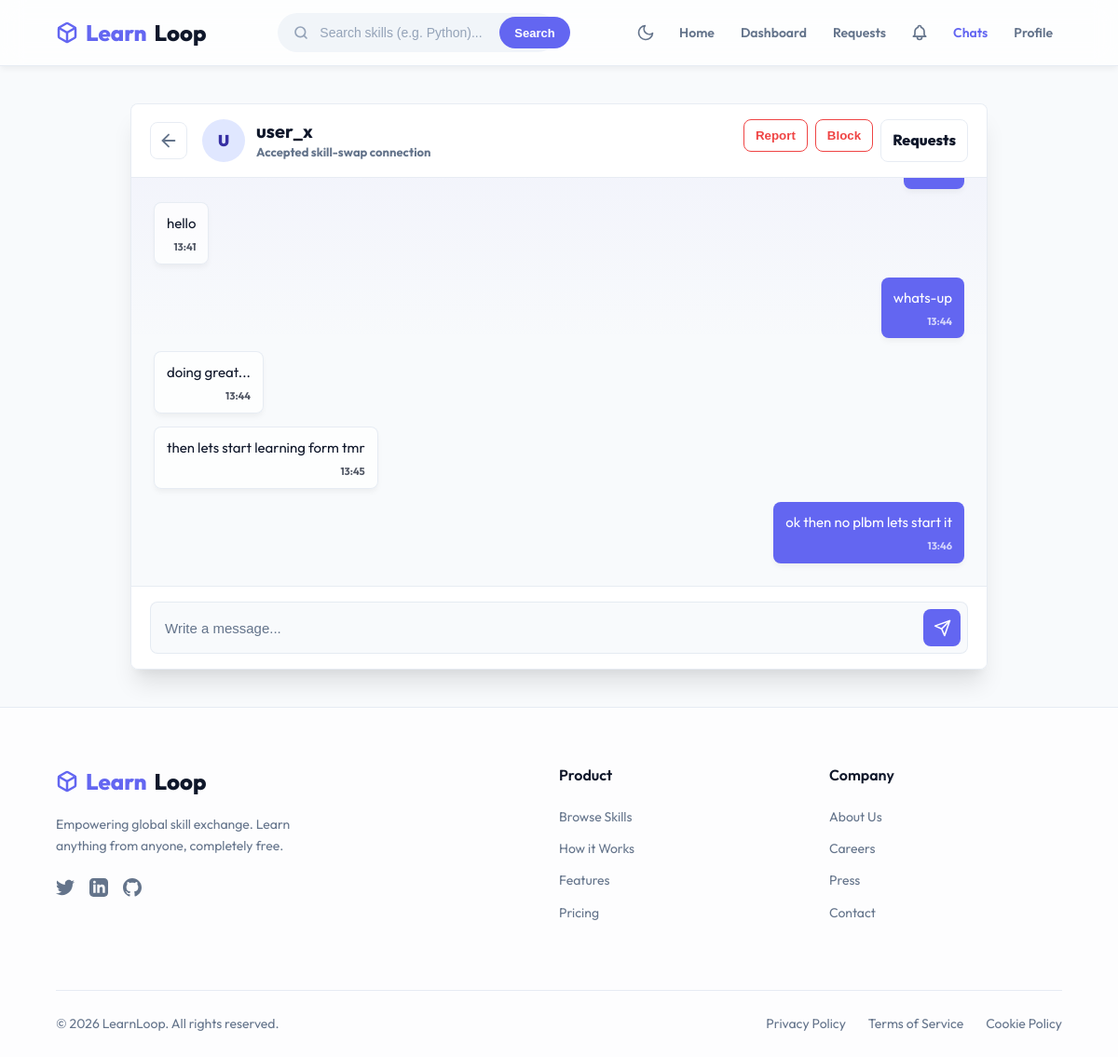
The page /chats/11/ (signed in) on the database its author committed.
### core/models.py (models this page shows, shortened)
class Message(models.Model):
    sender = models.ForeignKey(User, on_delete=models.CASCADE, related_name='sent_messages')
    receiver = models.ForeignKey(User, on_delete=models.CASCADE, related_name='received_messages')
    content = models.TextField()
    timestamp = models.DateTimeField(auto_now_add=True)
    is_read = models.BooleanField(default=False)

### core/views.py (the view, shortened to what this page needs)
# urls.py: path('chats/<int:user_id>/', views.chat_view, name='chat'),
@login_required
def chat_view(request, user_id):
    other_user = get_object_or_404(User, id=user_id)
    if not are_users_accepted(request.user, other_user):
        messages.error(request, "You can only chat with accepted skill-swap partners.")
        return redirect('requests')
    messages = Message.objects.filter(
        Q(sender=request.user, receiver=other_user) |
        Q(sender=other_user, receiver=request.user)
    ).order_by('timestamp')
    messages.filter(sender=other_user, receiver=request.user, is_read=False).update(is_read=True)
    return render(request, 'chat.html', {
        'messages': messages,
        'other_user': other_user
    })

### core/context_processors.py (called while the page is built)
def unread_notifications(request):
    if not request.user.is_authenticated:
        return {
            'navbar_unread_notifications_count': 0,
            'navbar_unread_messages_count': 0,
        }
    return {
        'navbar_unread_notifications_count': Notification.objects.filter(
            user=request.user,
            is_read=False,
        ).count(),
        'navbar_unread_messages_count': Message.objects.filter(
            receiver=request.user,
            is_read=False,
        ).count(),
    }

### core/views.py (called while the page is built)
def are_users_accepted(user, other_user):
    return SwapRequest.objects.filter(
        Q(sender=user, receiver=other_user) | Q(sender=other_user, receiver=user),
        status='accepted'
    ).exists()

### core/templates/chat.html (shortened to what this page needs)
{% extends 'base.html' %}
{% load static %}
{% block extra_css %}
<link rel="stylesheet" href="{% static 'core/css/chat.css' %}">
{% endblock %}
{% block content %}
<div class="chat-page">
    <section class="chat-shell">
        <header class="chat-header">
            <a href="{% url 'chat_list' %}" class="back-btn" title="Back to chats" aria-label="Back to chats">
                <svg width="22" height="22" viewBox="0 0 24 24" fill="none" stroke="currentColor" stroke-width="2" stroke-linecap="round" stroke-linejoin="round">
                    <line x1="19" y1="12" x2="5" y2="12"></line>
                    <polyline points="12 19 5 12 12 5"></polyline>
                </svg>
            </a>
            <div class="chat-person">
                <div class="chat-avatar">{{ other_user.username|make_list|first|upper }}</div>
                <div>
                    <h1>{{ other_user.username }}</h1>
                    <p>Accepted skill-swap connection</p>
                </div>
            </div>
            <div class="chat-actions" style="display: flex; gap: 8px;">
                <form action="{% url 'report_user' other_user.id %}" method="POST" style="margin: 0;">
                    <button type="submit" class="header-link" style="color: #ef4444; border-color: #ef4444; background: transparent;" onclick="return confirm('Report this user?');">Report</button>
                </form>
                <form action="{% url 'block_user' other_user.id %}" method="POST" style="margin: 0;">
                    <button type="submit" class="header-link" style="color: #ef4444; border-color: #ef4444; background: transparent;" onclick="return confirm('Block this user? You will not see them again.');">Block</button>
                </form>
                <a href="/requests/" class="header-link">Requests</a>
            </div>
        </header>
        <div class="chat-box" id="chatBox">
            {% for msg in messages %}
                {% if msg.sender == request.user %}
                    <div class="msg-row sent" data-id="{{ msg.id }}">
                        <div class="msg-bubble">
                            <div class="msg-content">{{ msg.content }}</div>
                            <div class="msg-time">{{ msg.timestamp|date:"H:i" }}</div>
                        </div>
                    </div>
                {% else %}
                    <div class="msg-row received" data-id="{{ msg.id }}">
                        <div class="msg-bubble">
                            <div class="msg-content">{{ msg.content }}</div>
                            <div class="msg-time">{{ msg.timestamp|date:"H:i" }}</div>
                        </div>
                    </div>
                {% endif %}
            {% empty %}
                <div class="chat-empty">
                    <h2>No messages yet</h2>
                    <p>Start the conversation and coordinate your next skill exchange.</p>
                </div>
            {% endfor %}
        </div>
        <div class="chat-input-area">
            <form method="POST" class="chat-form" id="chatForm">
                <input type="text" name="message" id="messageInput" class="chat-input" placeholder="Write a message..." autocomplete="off">
                <button type="submit" class="send-btn" aria-label="Send message">
                    <svg viewBox="0 0 24 24">
                        <line x1="22" y1="2" x2="11" y2="13"></line>
                        <polygon points="22 2 15 22 11 13 2 9 22 2"></polygon>
                    </svg>
                </button>
            </form>
        </div>
    </section>
</div>
{% endblock %}

### core/static/core/css/base.css (style rules this page uses)
:root { --primary: #6366f1; --primary-hover: #4f46e5; --bg-color: #f8fafc; --text-main: #0f172a; --text-muted: #64748b; --border-color: rgba(226, 232, 240, 0.8); --card-bg: rgba(255, 255, 255, 0.7); --nav-bg: rgba(255, 255, 255, 0.75); --radius-md: 12px; --radius-lg: 20px; --shadow-sm: 0 4px 6px -1px rgba(0, 0, 0, 0.05); --shadow-md: 0 10px 15px -3px rgba(0, 0, 0, 0.05), 0 4px 6px -2px rgba(0, 0, 0, 0.025); --shadow-lg: 0 20px 25px -5px rgba(0, 0, 0, 0.1), 0 10px 10px -5px rgba(0, 0, 0, 0.04); }
* { box-sizing: border-box; margin: 0; padding: 0; }
body { font-family: 'Outfit', 'Inter', -apple-system, BlinkMacSystemFont, 'Segoe UI', Roboto, Helvetica, Arial, sans-serif; background-color: var(--bg-color); color: var(--text-main); line-height: 1.6; min-height: 100vh; display: flex; flex-direction: column; }

### core/static/core/css/chat.css (style rules this page uses)
.chat-page { max-width: 920px; margin: 0 auto; animation: chatFadeUp 0.35s ease-out both; }
.chat-shell { height: 76vh; min-height: 560px; background: var(--card-bg); border: 1px solid var(--border-color); border-radius: 8px; box-shadow: var(--shadow-lg); display: flex; flex-direction: column; overflow: hidden; }
.chat-header { min-height: 78px; padding: 16px 20px; border-bottom: 1px solid var(--border-color); display: flex; align-items: center; gap: 16px; background: var(--card-bg); }
.back-btn { width: 40px; height: 40px; border-radius: 8px; border: 1px solid var(--border-color); color: var(--text-muted); display: flex; align-items: center; justify-content: center; text-decoration: none; transition: transform 0.2s ease, color 0.2s ease, border-color 0.2s ease; }
.chat-person { display: flex; align-items: center; gap: 12px; min-width: 0; flex: 1; }
.chat-avatar { width: 46px; height: 46px; border-radius: 50%; display: flex; align-items: center; justify-content: center; flex: 0 0 auto; background: #e0e7ff; color: #3730a3; font-weight: 900; font-size: 17px; }
.chat-person h1 { color: var(--text-main); font-size: 20px; line-height: 1.2; overflow-wrap: anywhere; }
.chat-person p { color: var(--text-muted); font-size: 13px; font-weight: 700; }
.header-link { color: var(--text-main); text-decoration: none; border: 1px solid var(--border-color); border-radius: 8px; padding: 9px 12px; font-weight: 800; transition: transform 0.2s ease, color 0.2s ease, border-color 0.2s ease; }
.chat-box { flex: 1; padding: 24px; background: linear-gradient(180deg, rgba(79, 70, 229, 0.03), transparent 180px), var(--bg-color); overflow-y: auto; display: flex; flex-direction: column; gap: 14px; }
.msg-row { width: 100%; display: flex; animation: messageFadeIn 0.22s ease-out both; }
.msg-row.sent { justify-content: flex-end; }
.msg-row.received { justify-content: flex-start; }
.msg-bubble { max-width: min(68%, 560px); border-radius: 8px; padding: 11px 13px 9px; box-shadow: var(--shadow-sm); transition: transform 0.18s ease, box-shadow 0.18s ease; }
.sent .msg-bubble { background: var(--primary); color: white; }
.received .msg-bubble { background: var(--card-bg); color: var(--text-main); border: 1px solid var(--border-color); }
.msg-content { font-size: 15px; line-height: 1.5; overflow-wrap: anywhere; white-space: pre-wrap; }
.msg-time { font-size: 11px; opacity: 0.72; margin-top: 5px; text-align: right; font-weight: 700; }
.chat-input-area { padding: 16px 20px; background: var(--card-bg); border-top: 1px solid var(--border-color); }
.chat-form { min-height: 54px; display: flex; align-items: center; gap: 10px; border: 1px solid var(--border-color); border-radius: 8px; background: var(--bg-color); padding: 7px 7px 7px 15px; transition: border-color 0.2s ease, box-shadow 0.2s ease, background 0.2s ease; }
.chat-input { flex: 1; min-width: 0; border: none; background: transparent; outline: none; color: var(--text-main); font-size: 15px; }
.chat-input::placeholder { color: var(--text-muted); }
.send-btn { width: 40px; height: 40px; border-radius: 8px; border: none; background: var(--primary); color: white; display: flex; align-items: center; justify-content: center; cursor: pointer; flex: 0 0 auto; transition: transform 0.2s ease, background 0.2s ease, box-shadow 0.2s ease; }
.send-btn svg { width: 19px; height: 19px; fill: none; stroke: currentColor; stroke-width: 2; stroke-linecap: round; stroke-linejoin: round; }

### rows shown on the page
Message: content "hello", timestamp "13:41"
Message: content "whats-up", timestamp "13:44"
Message: content "doing great...", timestamp "13:44"
Message: content "then lets start learning form tmr", timestamp "13:45"
Message: content "ok then no plbm lets start it", timestamp "13:46"

### other values the page prints
{{ other_user.username|make_list|first|upper }} "U"
{{ other_user.username }} "user_x"
